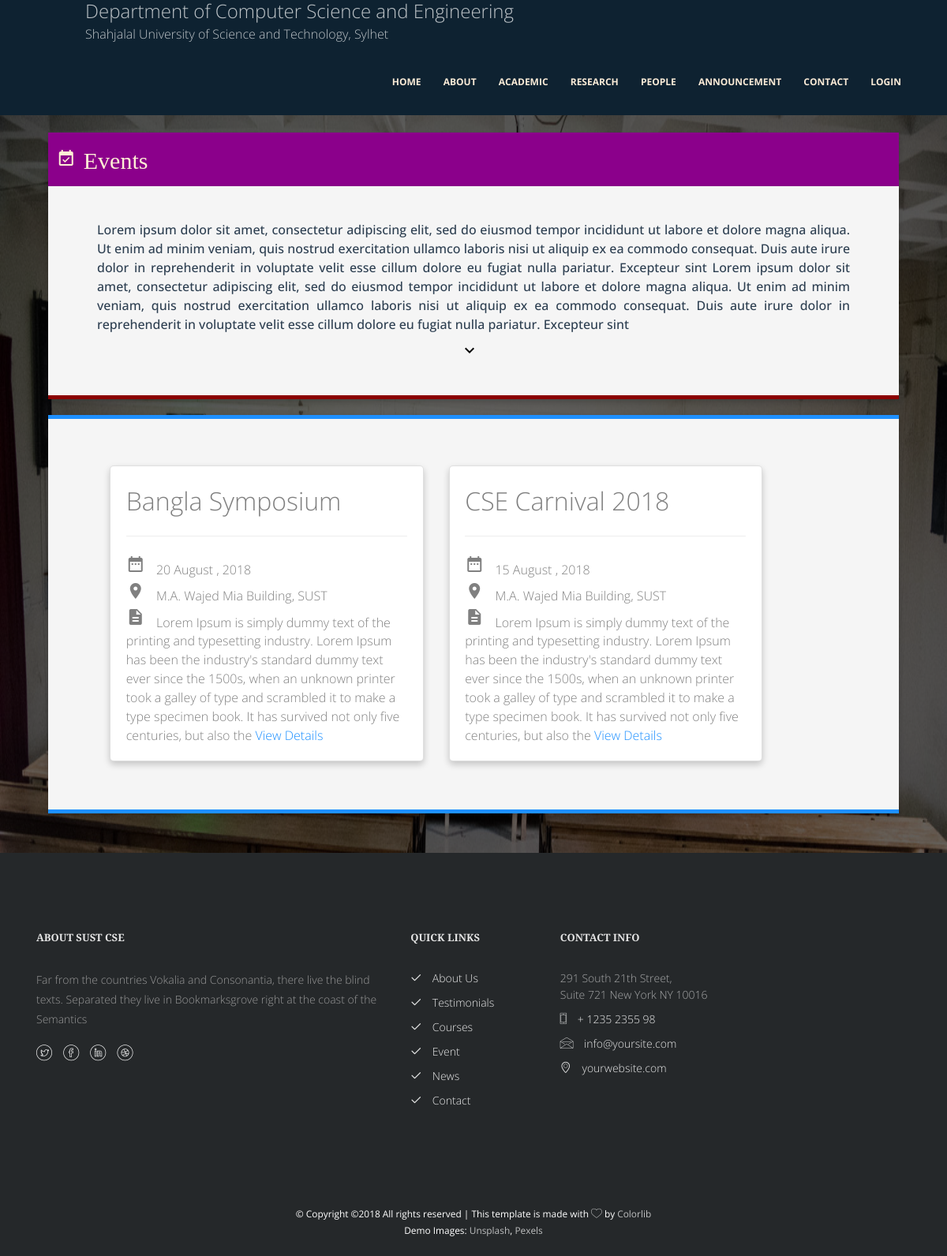
The app's page /announcement/events/ with its own data.
### announcement/models.py (models this page shows, shortened)
class Event(models.Model):
    title = models.CharField(max_length=500)
    event_date = models.DateTimeField()
    location = models.CharField(max_length=500)
    details = models.TextField()
    image = models.ImageField(blank=True, null=True, upload_to='images/')
    def getStrippedName(self):
        return self.title.replace(" ", "")
    def getEventsIntro(self):
        eventDetail = self.details
        if len(eventDetail) > 300:
            return eventDetail[0:300]
        else:
            return eventDetail

### announcement/views.py (the view)
# urls.py: path('events/', views.events, name='events'),
def events(request):
    events = Event.objects.all().order_by('-event_date')
    context = {'events': events}
    return render(request, 'announcement/events.html', context)

### templates/announcement/events.html (shortened to what this page needs)
{% extends 'base.html' %}
{% block content %}
    <div class="curriculum-background">
        <div class="program-content-overlay">
            <div class="program-content">
                <div class="">
                    <div class="row">
                        <div class="container">
                            <div class="col-md-12">
                                <h2 class="detail-card-header events-detail-card-header">
                                    <i class="material-icons">event_available</i>Events</h2>
                                <div class="classes class-single detail-card notice-detail-card">
                                    <div class="desc desc2 row">
                                        <div class="col-md-12 program-detail-container">
                                            <center class="faculty_detail_description">
                                                Lorem ipsum dolor sit amet, consectetur adipiscing elit, sed do eiusmod
                                                tempor
                                                incididunt ut labore et dolore magna aliqua. Ut enim ad minim veniam,
                                                quis
                                                nostrud exercitation ullamco laboris nisi ut aliquip ex ea commodo
                                                consequat.
                                                Duis aute irure dolor in reprehenderit in voluptate velit esse cillum
                                                dolore
                                                eu fugiat nulla pariatur. Excepteur sint Lorem ipsum dolor sit amet,
                                                consectetur
                                                adipiscing elit, sed do eiusmod tempor
                                                incididunt ut labore et dolore magna aliqua. Ut enim ad minim veniam,
                                                quis
                                                nostrud exercitation ullamco laboris nisi ut aliquip ex ea commodo
                                                consequat.
                                                Duis aute irure dolor in reprehenderit in voluptate velit esse cillum
                                                dolore
                                                eu fugiat nulla pariatur. Excepteur sint
                                            </center>
                                            <center>
                                                <a href="#curriculum-detail" style="color: black"><i
                                                        class="material-icons">keyboard_arrow_down</i></a>
                                            </center>
                                        </div>
                                    </div>
                                </div>
                            </div>
                        </div>
                    </div>
                </div>
                <div id="curriculum-detail">
                    <div class="row">
                        <div class="container">
                            <div class="col-md-12">
                                <div class="classes class-single curriculum-detail-container-card">
                                    <div class="desc desc2 row">
                                        <div class="col-md-12 detail-container notice-detail-container">
                                            {% for event in events %}
                                                <div class="col-md-5 animate-box col-sm-11 col-xs-11 card news-card"
                                                     style="padding: 0px">
                                                    <div class="research_group_card">
                                                        <span class="research_group_name">{{ event.title }}</span>
                                                        <hr>
                                                        <i class="material-icons">date_range</i>
                                                        <span>
                                                                <span class="day">{{ event.event_date|date:"j" }}</span>
                                                                <span class="month">{{ event.event_date|date:"F" }}</span>
                                                                <span class="month">, {{ event.event_date.year }}</span>
                                                        </span>
                                                        <br>
                                                        <i class="material-icons">place</i>
                                                        <span>
                                                                {{ event.location }}
                                                        </span>
                                                        <br>
                                                        <i class="material-icons">description</i>
                                                        <span style="text-align: justify;">{{ event.getEventsIntro}}</span>
                                                        <span data-toggle="modal" data-target="#{{ event.getStrippedName}}"
                                                              style="cursor: pointer;color: dodgerblue"> View Details</span>
                                                        <br>
                                                    </div>
                                                </div>
                                            {% endfor %}
                                        </div>
                                    </div>
                                </div>
                            </div>
                        </div>
                    </div>
                </div>
                <br><br>
            </div>
        </div>
    </div>
{% endblock %}

### static/css/sidenav.css (style rules this page uses)
.card { box-shadow: 0 4px 8px 0 rgba(0,0,0,0.2); transition: 0.3s; border-radius: 5px; }

### static/css/publication_style.css (style rules this page uses)
.card { box-shadow: 0 4px 8px 0 rgba(0,0,0,0.2); transition: 0.3s; border-radius: 5px; }
.research_group_card { padding: 5%; }
.research_group_name { font-size: 2em; }

### static/css/people_style.css (style rules this page uses)
* { margin: 0px; padding: 0px; }
.card { background: white; box-shadow: 0 4px 8px 0 rgba(0, 0, 0, 0.2); transition: 0.3s; margin-bottom: 1em; }
.container { padding: 2px 16px; }
.program-content-overlay { background: rgba(0, 0, 0, 0.6); }
.program-content { padding-top: 7em; }
.program-detail-container { margin-top: 1%; padding: 0% 5% 2% 5%; }
.material-icons { padding-right: 10px; margin-top: 1%; }
.faculty_detail_description { font-weight: 500; text-align: justify; color: #2c3e50; }

### static/css/curriculum_style.css (style rules this page uses)
.curriculum-background { background-image: url(../images/bg1.jpg); background-size: 100% 100%; background-attachment: fixed; }
.curriculum-detail-container-card { box-shadow: 0 4px 8px 0 rgba(0, 0, 0, 0.2); transition: 0.3s; background: whitesmoke; border-bottom: 5px solid dodgerblue; border-top: 5px solid dodgerblue; margin-top: 1em; }

### static/css/faculty_detail_style.css (style rules this page uses)
body { margin:0; font-family: 'Roboto Condensed', sans-serif; background: #fff; }
h1,h2,h3,h4,h5,h6 { margin:0; font-family: 'Overlock', cursive; }

### static/css/admission_form_style.css (style rules this page uses)
* { margin: 0px; padding: 0px; }
.card { background: white; box-shadow: 0 4px 8px 0 rgba(0, 0, 0, 0.2); transition: 0.3s; margin-bottom: 1em; }
.container { padding: 2px 16px; }
.program-detail-container { margin-top: 1%; padding: 0% 5% 2% 5%; }
.material-icons { padding-right: 10px; margin-top: 1%; }
.faculty_detail_description { font-weight: 500; text-align: justify; color: #2c3e50; }

### records on screen
Event: title "Bangla Symposium", event_date "20", event_date "August", event_date.year "2018", location "M.A. Wajed Mia Building, SUST", getEventsIntro "Lorem Ipsum is simply dummy text of the printing and typesetting industry. Lorem Ipsum has been the industry's standard dummy text ever since the 1500s, when an unknown printer took a galley of type and scrambled it to make a type specimen book. It has survived not only five centuries, but also the"
Event: title "CSE Carnival 2018", event_date "15", event_date "August", event_date.year "2018", location "M.A. Wajed Mia Building, SUST", getEventsIntro "Lorem Ipsum is simply dummy text of the printing and typesetting industry. Lorem Ipsum has been the industry's standard dummy text ever since the 1500s, when an unknown printer took a galley of type and scrambled it to make a type specimen book. It has survived not only five centuries, but also the"
